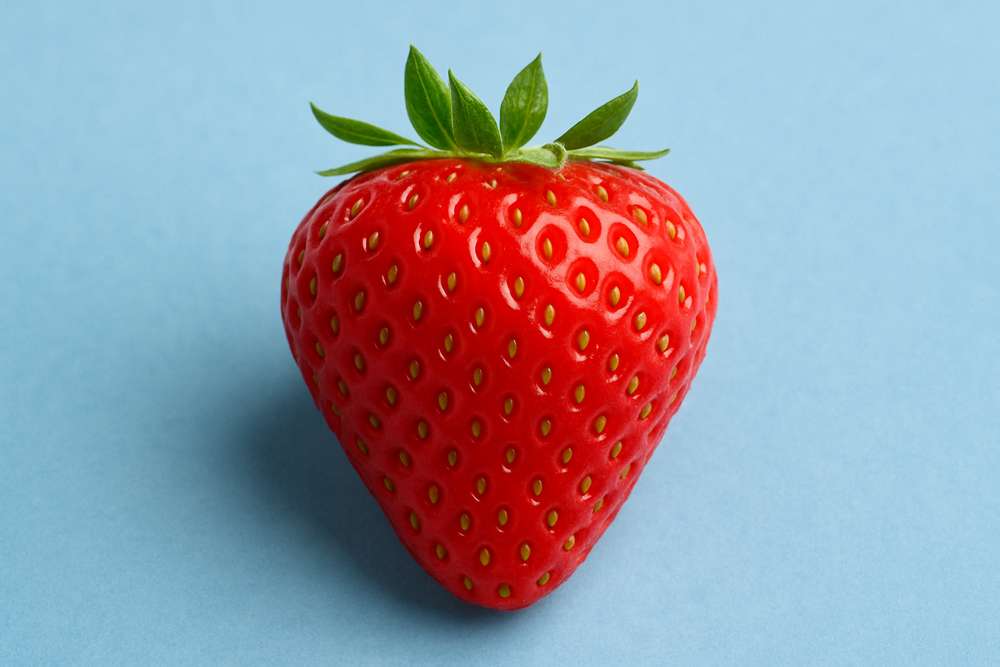
#> input picture Python_Class/OpenCV/strawberry.png, 1000 x 667 px, shrunk from 1536 x 1024 before the run
$ python blendimg.py
#> lines starting #> are read from the running program, lines starting #| are printed output that depends on the picture
import cv2 as cv

img1 = cv.imread('strawberry.png')
#> img1 is the input picture: shape (667, 1000, 3); mean B, G, R 165.4, 152.4, 151
img2 = cv.imread('strawberry2.png')
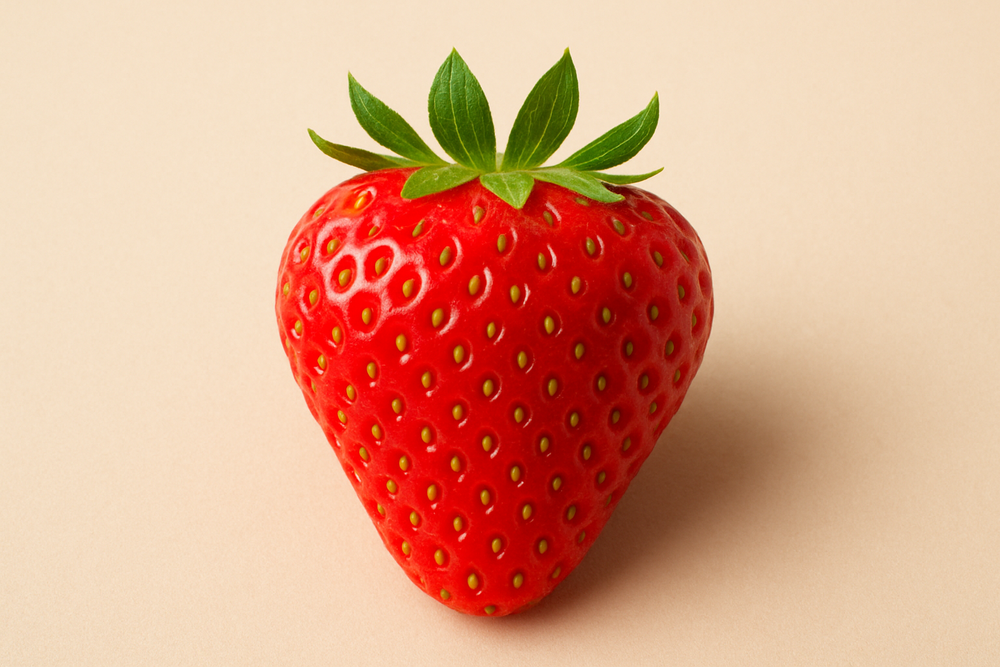
#> input picture Python_Class/OpenCV/strawberry2.png, 1000 x 667 px, shrunk from 1536 x 1024 before the run
#> img2 is the input picture: shape (667, 1000, 3); mean B, G, R 137.9, 165.5, 221.5
assert img1 is not None, "file could not be read, check with os.path.exists()"
assert img2 is not None, "file could not be read, check with os.path.exists()"

dst = cv.addWeighted(img1,0.2,img2,1,0)
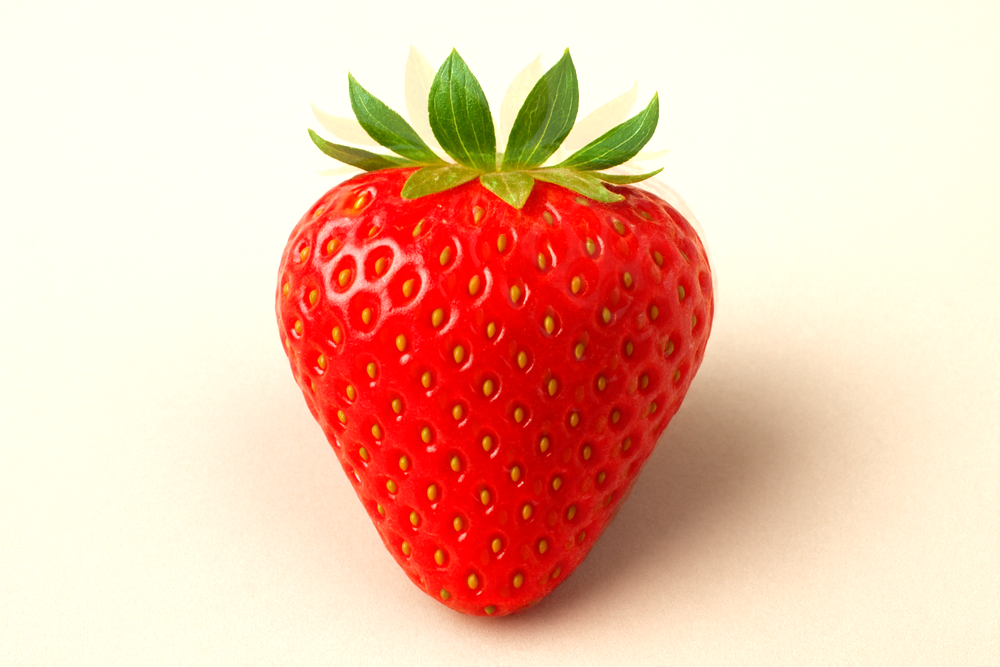
#> dst: shape (667, 1000, 3); mean B, G, R 170.9, 193, 239.9

cv.imshow('dst',dst)
cv.waitKey(0)
cv.destroyAllWindows()
